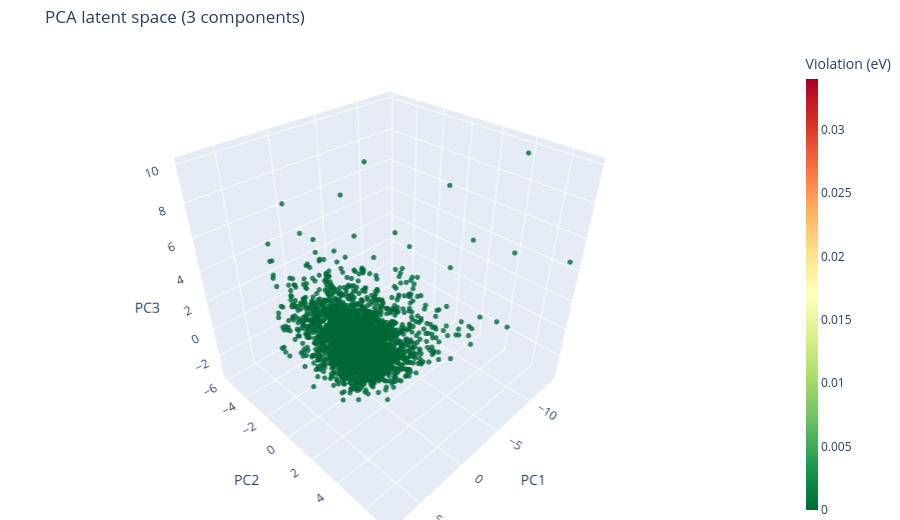
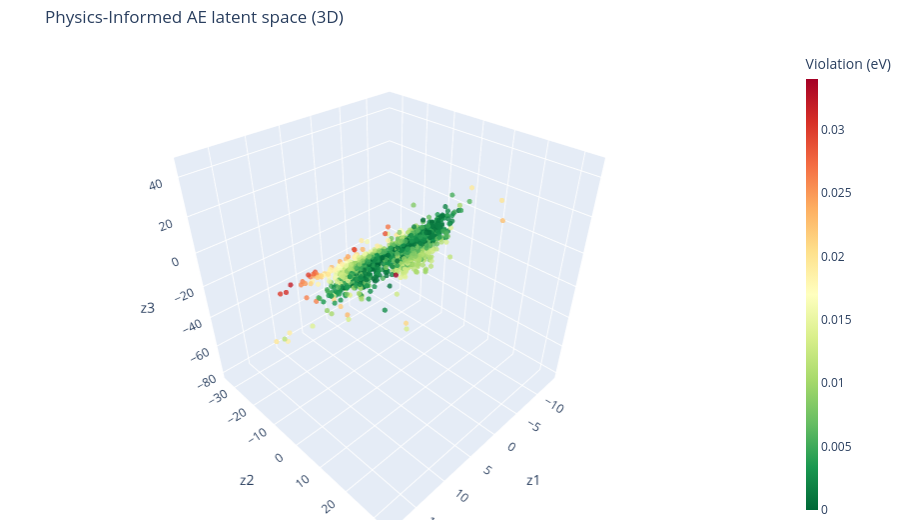

Notebook source saved alongside these figures, in order:
### Code cell
emb = result['embeddings']
plot_n = min(3000, len(emb))
idx = np.random.default_rng(42).choice(len(emb), size=plot_n, replace=False)
all_v = np.concatenate([emb['violation_pca'].to_numpy()[idx], emb['violation_pinn'].to_numpy()[idx]])
cmin, cmax = float(all_v.min()), float(max(all_v.max(), all_v.min() + 1e-9))

def latent_figure(prefix, title, axes):
    fig = go.Figure(go.Scatter3d(
        x=emb[f'{prefix}_1'].to_numpy()[idx],
        y=emb[f'{prefix}_2'].to_numpy()[idx],
        z=emb[f'{prefix}_3'].to_numpy()[idx],
        mode='markers',
        marker=dict(size=3, color=emb[f'violation_{prefix}'].to_numpy()[idx],
                    colorscale='RdYlGn_r', cmin=cmin, cmax=cmax, opacity=0.8,
                    colorbar=dict(title='Violation (eV)', thickness=12)),
        hovertemplate='<b>Sample %{text}</b><br>' + f'{axes[0]}: %{{x:.3f}}<br>'
                      + f'{axes[1]}: %{{y:.3f}}<br>{axes[2]}: %{{z:.3f}}<extra></extra>',
        text=emb['sample_id'].to_numpy()[idx],
    ))
    fig.update_layout(title=title, height=520, margin=dict(l=0, r=0, b=0, t=45),
                      scene=dict(xaxis_title=axes[0], yaxis_title=axes[1],
                                 zaxis_title=axes[2], aspectmode='cube'))
    return fig

display(latent_figure('pca', 'PCA latent space (3 components)', ('PC1', 'PC2', 'PC3')))
display(latent_figure('pinn', 'Physics-Informed AE latent space (3D)', ('z1', 'z2', 'z3')))

### Figure 1 — Plotly figure (JSON) as saved in the notebook; plotly's stock layout.template omitted (floating-point values rounded to 4 significant figures; data arrays with more than 128 entries replaced by an {"elided": "..."} marker saying what was removed)
{"data": [{"hovertemplate": "<b>Sample %{text}</b><br>PC1: %{x:.3f}<br>PC2: %{y:.3f}<br>PC3: %{z:.3f}<extra></extra>", "marker": {"cmax": 0.03399, "cmin": 2.957e-10, "color": {"elided": "3000 float values"}, "colorbar": {"thickness": 12, "title": {"text": "Violation (eV)"}}, "colorscale": [[0.0, "rgb(0,104,55)"], [0.1, "rgb(26,152,80)"], [0.2, "rgb(102,189,99)"], [0.3, "rgb(166,217,106)"], [0.4, "rgb(217,239,139)"], [0.5, "rgb(255,255,191)"], [0.6, "rgb(254,224,139)"], [0.7, "rgb(253,174,97)"], [0.8, "rgb(244,109,67)"], [0.9, "rgb(215,48,39)"], [1.0, "rgb(165,0,38)"]], "opacity": 0.8, "size": 3}, "mode": "markers", "text": {"elided": "3000 float values"}, "type": "scatter3d", "x": {"elided": "3000 float values"}, "y": {"elided": "3000 float values"}, "z": {"elided": "3000 float values"}}], "layout": {"height": 520, "margin": {"b": 0, "l": 0, "r": 0, "t": 45}, "scene": {"aspectmode": "cube", "xaxis": {"title": {"text": "PC1"}}, "yaxis": {"title": {"text": "PC2"}}, "zaxis": {"title": {"text": "PC3"}}}, "title": {"text": "PCA latent space (3 components)"}}}

### Figure 2 — Plotly figure (JSON) as saved in the notebook; plotly's stock layout.template omitted (floating-point values rounded to 4 significant figures; data arrays with more than 128 entries replaced by an {"elided": "..."} marker saying what was removed)
{"data": [{"hovertemplate": "<b>Sample %{text}</b><br>z1: %{x:.3f}<br>z2: %{y:.3f}<br>z3: %{z:.3f}<extra></extra>", "marker": {"cmax": 0.03399, "cmin": 2.957e-10, "color": {"elided": "3000 float values"}, "colorbar": {"thickness": 12, "title": {"text": "Violation (eV)"}}, "colorscale": [[0.0, "rgb(0,104,55)"], [0.1, "rgb(26,152,80)"], [0.2, "rgb(102,189,99)"], [0.3, "rgb(166,217,106)"], [0.4, "rgb(217,239,139)"], [0.5, "rgb(255,255,191)"], [0.6, "rgb(254,224,139)"], [0.7, "rgb(253,174,97)"], [0.8, "rgb(244,109,67)"], [0.9, "rgb(215,48,39)"], [1.0, "rgb(165,0,38)"]], "opacity": 0.8, "size": 3}, "mode": "markers", "text": {"elided": "3000 float values"}, "type": "scatter3d", "x": {"elided": "3000 float values"}, "y": {"elided": "3000 float values"}, "z": {"elided": "3000 float values"}}], "layout": {"height": 520, "margin": {"b": 0, "l": 0, "r": 0, "t": 45}, "scene": {"aspectmode": "cube", "xaxis": {"title": {"text": "z1"}}, "yaxis": {"title": {"text": "z2"}}, "zaxis": {"title": {"text": "z3"}}}, "title": {"text": "Physics-Informed AE latent space (3D)"}}}
